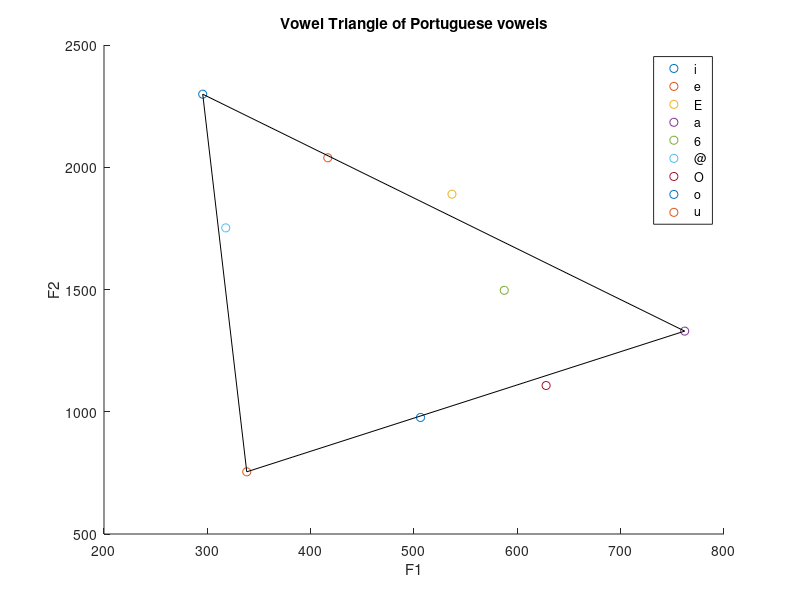

MATLAB code to generate this figure:
clc;
close all;
clearvars;

F1 = [295.5334442512733  , 416.56824843029017 , 536.7368723904365 , 761.9499953116365 , 587.3401501989579 , 317.8215113401321 , 627.8411104750736 , 506.30531378265385 , 338.1472744500272 ];
    
F2 = [2298.843381605319  , 2038.7410873681358 , 1889.830895432693 , 1329.854654578722 , 1496.7722307282454 , 1752.0635667679228 , 1107.3312753542532 , 976.660067982939 , 754.3243029090357 ];

triangle_side1X = [F1(1), F1(9)];
triangle_side1Y = [F2(1), F2(9)];

triangle_side2X = [F1(9), F1(4)];
triangle_side2Y = [F2(9), F2(4)];

triangle_side3X = [F1(1), F1(4)];
triangle_side3Y = [F2(1), F2(4)];

figure;
hold all;
for i = 1:size(F1,2)
    scatter(F1(i), F2(i));
end

plot(triangle_side1X, triangle_side1Y, "k");
plot(triangle_side2X, triangle_side2Y, "k");
plot(triangle_side3X, triangle_side3Y, "k");

legend('i','e','E','a','6','@','O','o','u');

title("Vowel Triangle of Portuguese vowels")
xlabel('F1')
ylabel('F2')




